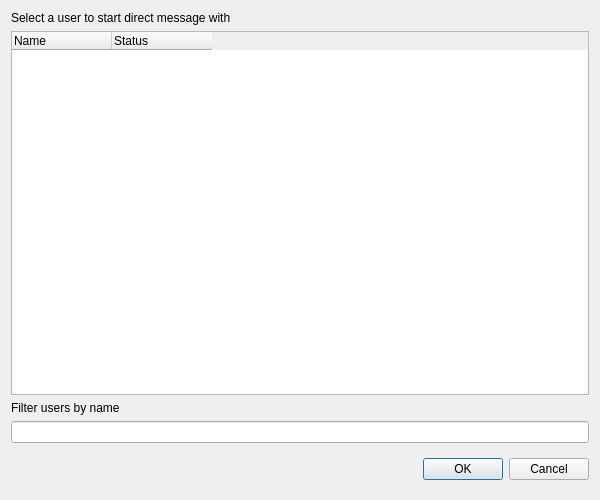
<?xml version="1.0" encoding="UTF-8"?>
<ui version="4.0">
 <class>UserListDialog</class>
 <widget class="QDialog" name="UserListDialog">
  <property name="geometry">
   <rect>
    <x>0</x>
    <y>0</y>
    <width>600</width>
    <height>500</height>
   </rect>
  </property>
  <property name="windowTitle">
   <string>Select a user - Mattermost</string>
  </property>
  <layout class="QHBoxLayout" name="horizontalLayout">
   <item>
    <layout class="QVBoxLayout" name="verticalLayout">
     <item>
      <layout class="QHBoxLayout" name="horizontalLayout_2">
       <item>
        <widget class="QLabel" name="selectUserLabel">
         <property name="text">
          <string>Select a user to start direct message with</string>
         </property>
        </widget>
       </item>
       <item alignment="Qt::AlignRight">
        <widget class="QLabel" name="usersCountLabel">
         <property name="text">
          <string/>
         </property>
        </widget>
       </item>
      </layout>
     </item>
     <item>
      <widget class="QTreeWidget" name="treeWidget">
       <property name="contextMenuPolicy">
        <enum>Qt::CustomContextMenu</enum>
       </property>
       <property name="columnCount">
        <number>2</number>
       </property>
       <attribute name="headerStretchLastSection">
        <bool>false</bool>
       </attribute>
       <column>
        <property name="text">
         <string>Name</string>
        </property>
       </column>
       <column>
        <property name="text">
         <string>Status</string>
        </property>
       </column>
      </widget>
     </item>
     <item>
      <widget class="QLabel" name="filterUsersLabel">
       <property name="text">
        <string>Filter users by name</string>
       </property>
      </widget>
     </item>
     <item>
      <widget class="QLineEdit" name="filterLineEdit"/>
     </item>
     <item>
      <widget class="QDialogButtonBox" name="buttonBox">
       <property name="minimumSize">
        <size>
         <width>0</width>
         <height>40</height>
        </size>
       </property>
       <property name="maximumSize">
        <size>
         <width>16777215</width>
         <height>40</height>
        </size>
       </property>
       <property name="orientation">
        <enum>Qt::Horizontal</enum>
       </property>
       <property name="standardButtons">
        <set>QDialogButtonBox::Cancel|QDialogButtonBox::Ok</set>
       </property>
       <property name="centerButtons">
        <bool>false</bool>
       </property>
      </widget>
     </item>
    </layout>
   </item>
  </layout>
 </widget>
 <resources/>
 <connections>
  <connection>
   <sender>buttonBox</sender>
   <signal>accepted()</signal>
   <receiver>UserListDialog</receiver>
   <slot>accept()</slot>
   <hints>
    <hint type="sourcelabel">
     <x>248</x>
     <y>254</y>
    </hint>
    <hint type="destinationlabel">
     <x>157</x>
     <y>274</y>
    </hint>
   </hints>
  </connection>
  <connection>
   <sender>buttonBox</sender>
   <signal>rejected()</signal>
   <receiver>UserListDialog</receiver>
   <slot>reject()</slot>
   <hints>
    <hint type="sourcelabel">
     <x>316</x>
     <y>260</y>
    </hint>
    <hint type="destinationlabel">
     <x>286</x>
     <y>274</y>
    </hint>
   </hints>
  </connection>
 </connections>
</ui>
